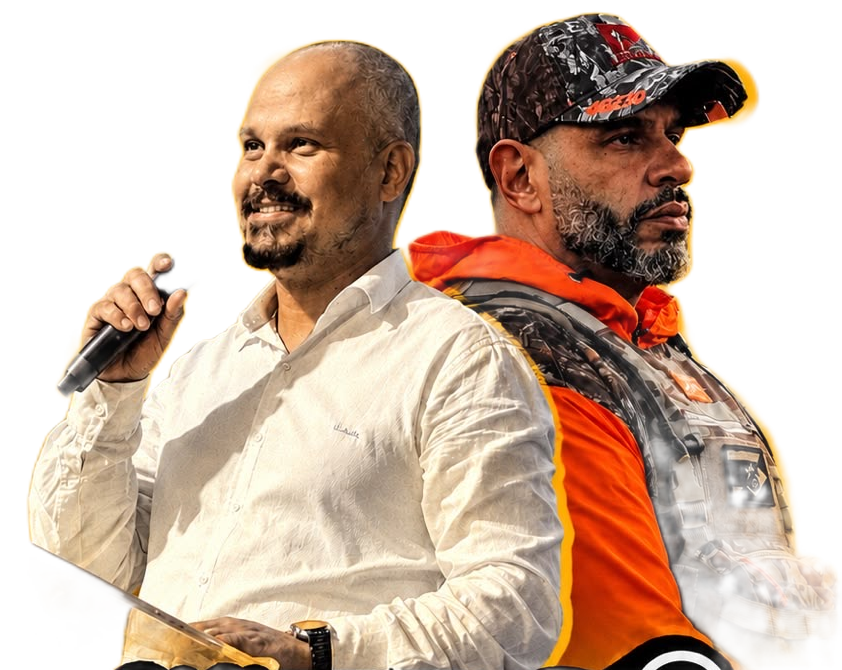
#> input picture culto-hero/assets/fotos/duo_recorte_raw.png, 842 x 670 px, found by its file name
$ python preparar_assets.py
#> lines starting #> are read from the running program, lines starting #| are printed output that depends on the picture
"""Prepara os recursos do reel "Culto Hero" a partir dos arquivos ORIGINAIS enviados (sem redesenho).

1. Recorte da dupla do flyer (fundo removido com `hyperframes remove-background`) -> limpeza da base.
2. Contornos vetoriais do "H" gótico da logomarca HERO (região branca do glifo, com os furos dos
   traços internos) -> extrusão 3D no Three.js.
3. Silhueta externa da logomarca HERO -> "adesivo" 3D com espessura, face frontal com a própria arte.
4. Logo Lagoinha Patrocínio aparado.

Uso: python3 -I tools/preparar_assets.py
"""
import json

import cv2
import numpy as np
from PIL import Image, ImageFilter

BR = "assets/brand"
FO = "assets/fotos"


def contornos(mask, eps, min_area):
    """Contornos externos + furos (RETR_CCOMP), simplificados. Coordenadas em pixels."""
    cs, hier = cv2.findContours(mask.astype(np.uint8), cv2.RETR_CCOMP, cv2.CHAIN_APPROX_NONE)
    formas = []
    if hier is None:
        return formas
    hier = hier[0]
    for i, c in enumerate(cs):
        if hier[i][3] != -1 or cv2.contourArea(c) < min_area:
            continue
        ext = cv2.approxPolyDP(c, eps, True)[:, 0, :].tolist()
        furos = []
        j = hier[i][2]
        while j != -1:
            if cv2.contourArea(cs[j]) >= min_area * 0.05:
                furos.append(cv2.approxPolyDP(cs[j], eps, True)[:, 0, :].tolist())
            j = hier[j][0]
        formas.append({"ext": ext, "furos": furos})
    return formas


def normalizar(formas, cx, cy, esc):
    f = lambda p: [round((p[0] - cx) / esc, 4), round(-(p[1] - cy) / esc, 4)]
    return [{"ext": [f(p) for p in s["ext"]], "furos": [[f(p) for p in h] for h in s["furos"]]} for s in formas]


# ------------------------------------------------------------------ 1. dupla do flyer
im = Image.open(f"{FO}/duo_recorte_raw.png").convert("RGBA")
#> im is the input picture: PIL image 842x670 RGBA; mean R, G, B, A 182.7, 133.8, 70.2, 151.4
a = np.array(im).astype(np.float64)
h, w = a.shape[:2]
#> h = 670; w = 842
yy = np.arange(h)[:, None] * np.ones((1, w))
xx = np.ones((h, 1)) * np.arange(w)[None, :]
fade = np.clip((660 - yy) / 120, 0, 1)                 # base some suavemente (púlpito e restos da arte do flyer)
canto = np.clip((yy - 0.62 * xx - 470) / -40, 0, 1)    # canto inferior esquerdo (vidro do púlpito)
a[..., 3] *= fade * np.maximum(canto, (xx > 300))
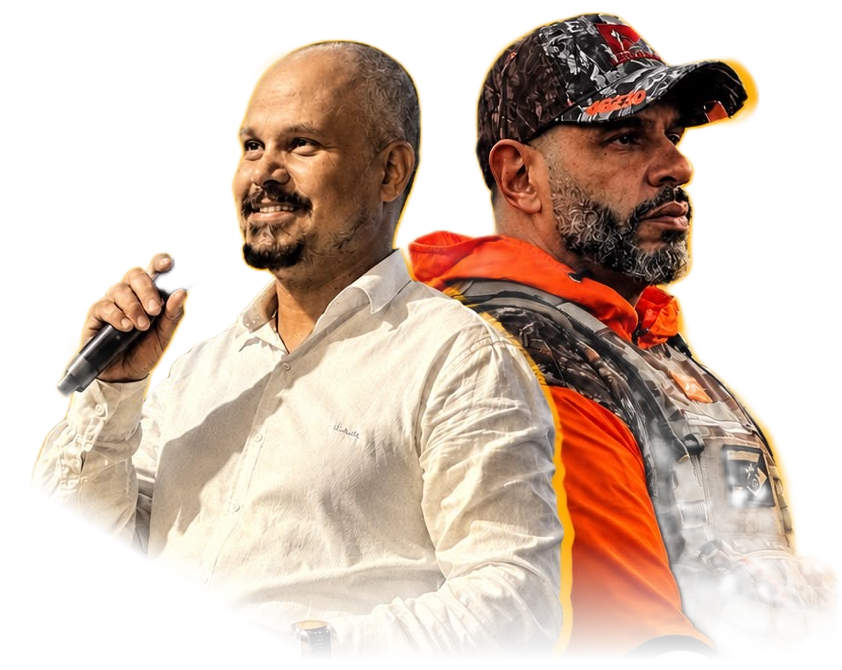
#> a: shape (670, 842, 4) float64; mean R, G, B, A 182.7, 133.8, 70.2, 127.5; transparent parts drawn white
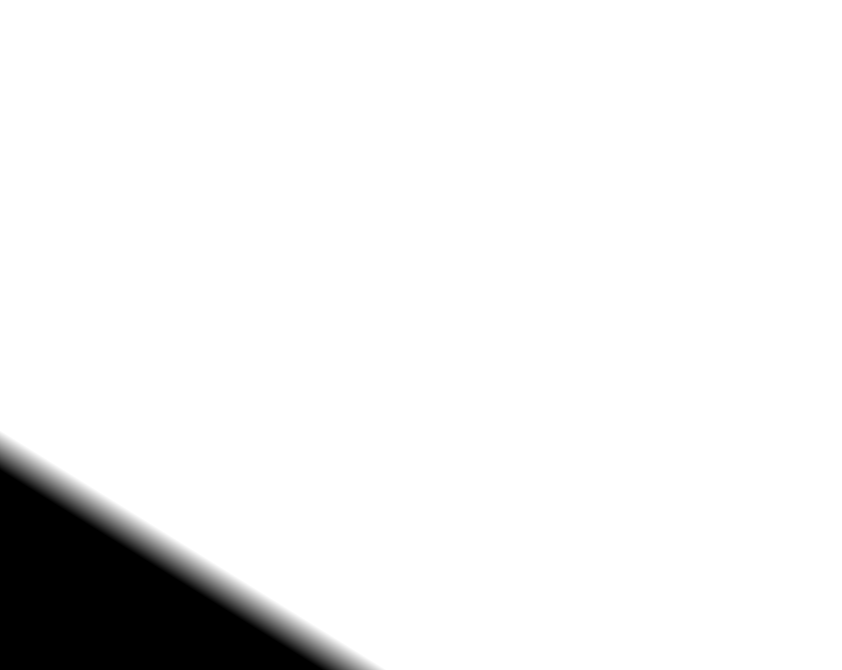
#> canto: shape (670, 842) float64; min 0, max 1, mean 0.931
# contração leve do alfa para tirar o halo amarelo do flyer
alpha = Image.fromarray(a[..., 3].astype(np.uint8)).filter(ImageFilter.MinFilter(3)).filter(ImageFilter.GaussianBlur(0.7))
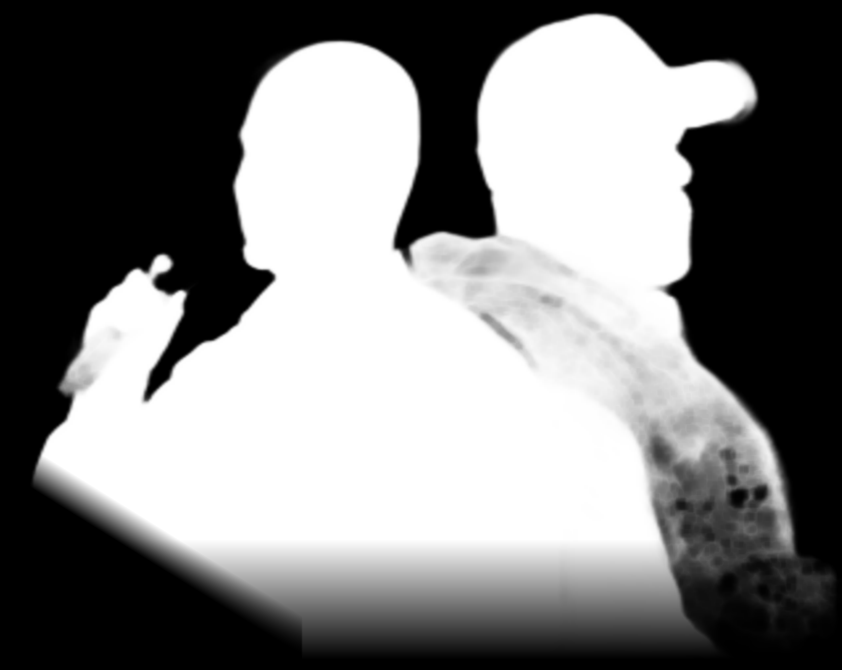
#> alpha: PIL image 842x670 L; min 0, max 255, mean 125.3
a[..., 3] = np.minimum(a[..., 3], np.array(alpha))
Image.fromarray(a.astype(np.uint8), "RGBA").save(f"{FO}/duo_recorte.png", optimize=True)
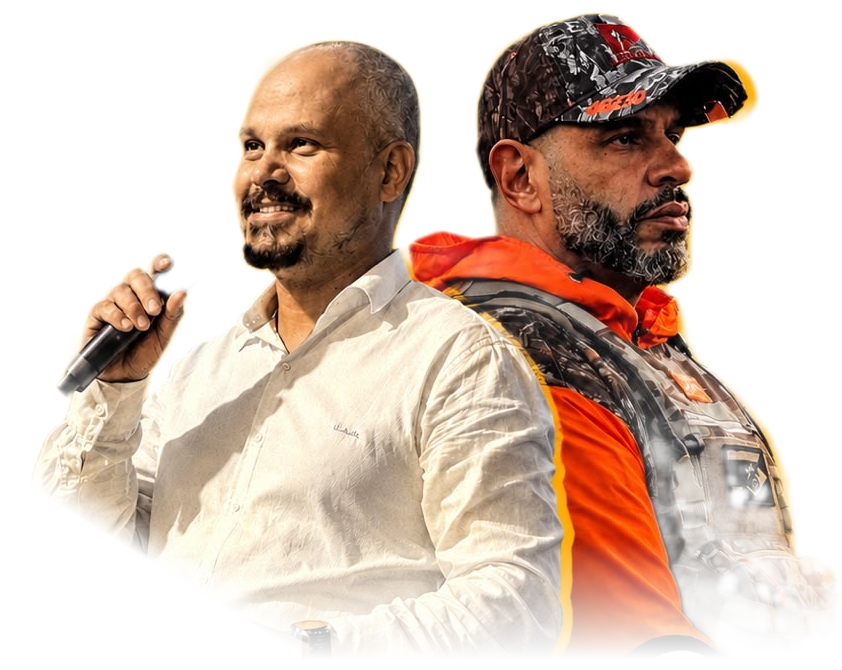
#> saved as duo_recorte.png: PIL image 842x670 RGBA; mean R, G, B, A 182.7, 133.8, 70.2, 125.3; transparent parts drawn white

# ------------------------------------------------------------------ 2/3. logomarca HERO
#> (the run stopped early here; a loop or call above may not have finished)
